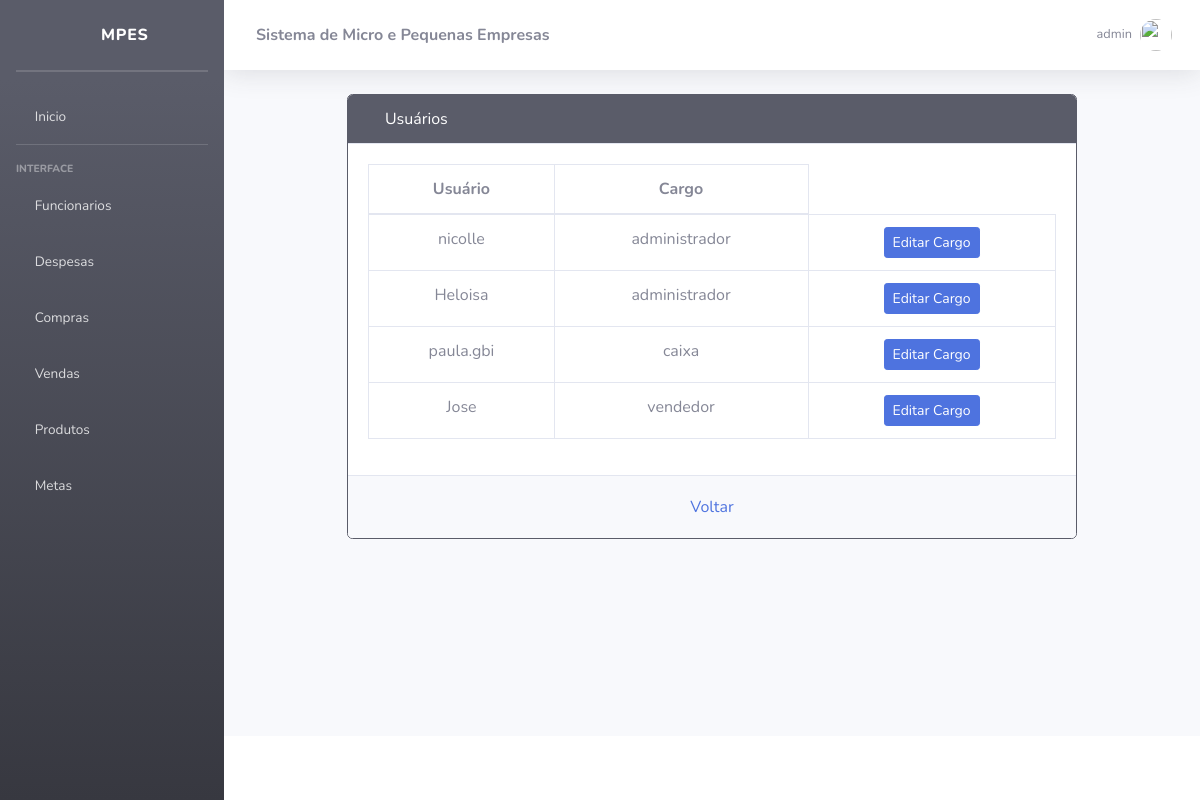
Page /accounts/Usuarios/ (signed in) on the committed database.
### accounts/models.py (models this page shows)
class Usuario(User):
    ESCOLHAS_CARGO = [
        ('vendedor', 'Vendedor'),
        ('caixa', 'Caixa'),
        ('administrador','Administrador')
    ]
    data_nascimento = models.DateField(null=True, blank=True)
    cpf = models.CharField(max_length=14, unique=True, null=True, blank=True)
    telefone = models.CharField(max_length=15, null=True, blank=True)
    cargo = models.CharField(max_length=20, choices=ESCOLHAS_CARGO, blank=True, null=True)

### accounts/views.py (the view)
# urls.py: path('Usuarios/', listarUsuarios, name='listarUsuarios'),
@group_required(['administrador'], "/accounts/login/")
def listarUsuarios(request):
    usuario = Usuario.objects.all()
    return render(request, "registration/listarUsuarios.html", {'usuario': usuario})

### MPEs/utils.py (called while the page is built, shortened)
def group_required(groups, login_url=None, raise_exception=False):
    user = Usuario
    def check_perms(user):
        if user.is_superuser:
            return True
    return user_passes_test(check_perms, login_url=login_url)

### templates/registration/listarUsuarios.html
{% extends 'base.html' %}
{% block content %}
  <div class="container my-4">
    <div class="row justify-content-center">
      <div class="col-lg-10 col-md-12">
        <div class="card border-dark">
          <div class="card-header bg-dark text-white">
            <i class="fas fa-users me-2"></i>
            Usuários
          </div>
          <div class="card-body">
            <div class="table-responsive">
              <table class="table table-bordered text-center" id="dataTable" width="100%" cellspacing="0">
                <thead>
                  <tr>
                    <th>Usuário</th>
                    <th>Cargo</th>
                  </tr>
                </thead>
                <tbody>
                  {% if usuario %}
                    {% for usuarios in usuario %}
                      <tr>
                        <td>{{ usuarios.username }}</td>
                        <td>{{ usuarios.cargo }}</td>
                        <td>
                          <a href="{% url 'editarUsuario' usuarios.id %}" class="btn btn-primary btn-sm">Editar Cargo</a>
                        </td>
                      </tr>
                    {% endfor %}
                  {% else %}
                    <tr>
                      <td colspan="3" class="text-center">Nenhum usuário encontrado</td>
                    </tr>
                  {% endif %}
                </tbody>
              </table>
            </div>
          </div>
          <div class="card-footer bg-light text-center">
            <a href="{% url 'home' %}" class="btn btn-link">Voltar</a>
          </div>
        </div>
      </div>
    </div>
  </div>
{% endblock %}

### templates/topbar.html (shortened to what this page needs)
{% load static %}
<nav class="navbar navbar-expand navbar-light bg-white topbar mb-4 static-top shadow">
    <div class="sidebar-brand-text mx-3"><strong>Sistema de Micro e Pequenas Empresas</strong></div>
    <ul class="navbar-nav ml-auto">
        <li class="nav-item dropdown no-arrow d-sm-none">
        <li class="nav-item dropdown no-arrow">
            <a class="nav-link dropdown-toggle" href="#" id="userDropdown" role="button"
                data-toggle="dropdown" aria-haspopup="true" aria-expanded="false">
                <span class="mr-2 d-none d-lg-inline text-gray-600 small">{{ user }}</span>
                <img class="img-profile rounded-circle"
                src="{% static 'img/undraw_profile.svg' %}">
        </a>
        </li>
    </ul>
</nav>

### rows in the picture
Usuario: username "nicolle", cargo "administrador"
Usuario: username "Heloisa", cargo "administrador"
Usuario: username "paula.gbi", cargo "caixa"
Usuario: username "Jose", cargo "vendedor"

### other values in the picture
{{ user }} "admin"
